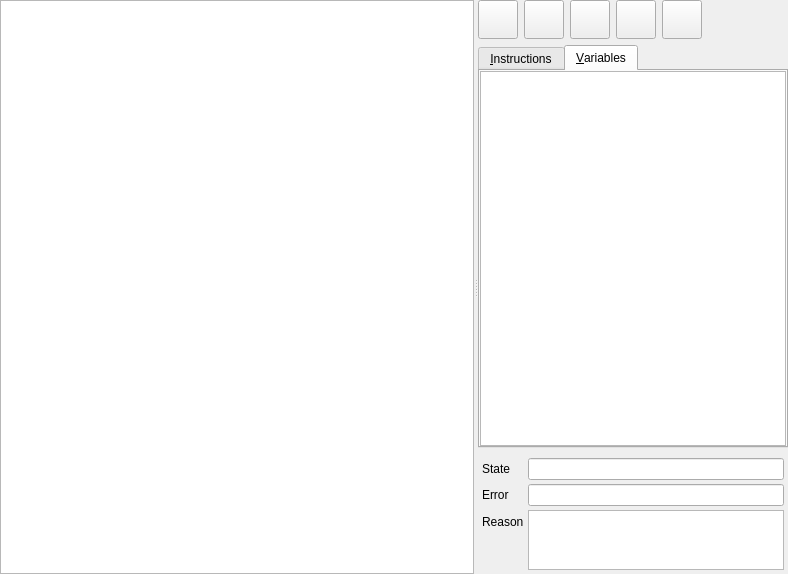
<?xml version="1.0" encoding="UTF-8"?>
<ui version="4.0">
 <class>ScriptEditor</class>
 <widget class="QWidget" name="ScriptEditor">
  <property name="geometry">
   <rect>
    <x>0</x>
    <y>0</y>
    <width>788</width>
    <height>574</height>
   </rect>
  </property>
  <property name="sizePolicy">
   <sizepolicy hsizetype="Preferred" vsizetype="Preferred">
    <horstretch>0</horstretch>
    <verstretch>0</verstretch>
   </sizepolicy>
  </property>
  <layout class="QVBoxLayout" name="verticalLayout_5">
   <property name="leftMargin">
    <number>0</number>
   </property>
   <property name="topMargin">
    <number>0</number>
   </property>
   <property name="rightMargin">
    <number>0</number>
   </property>
   <property name="bottomMargin">
    <number>0</number>
   </property>
   <item>
    <layout class="QVBoxLayout" name="verticalLayout_4">
     <item>
      <widget class="QSplitter" name="splitter">
       <property name="orientation">
        <enum>Qt::Orientation::Horizontal</enum>
       </property>
       <widget class="sf::Editor" name="pteSource">
        <property name="sizePolicy">
         <sizepolicy hsizetype="Expanding" vsizetype="Expanding">
          <horstretch>2</horstretch>
          <verstretch>0</verstretch>
         </sizepolicy>
        </property>
        <property name="minimumSize">
         <size>
          <width>350</width>
          <height>0</height>
         </size>
        </property>
       </widget>
       <widget class="QWidget" name="verticalLayoutWidget">
        <layout class="QVBoxLayout" name="verticalLayout">
         <item>
          <widget class="QWidget" name="wToolButtons" native="true">
           <property name="sizePolicy">
            <sizepolicy hsizetype="Preferred" vsizetype="Preferred">
             <horstretch>0</horstretch>
             <verstretch>0</verstretch>
            </sizepolicy>
           </property>
           <layout class="QHBoxLayout" name="horizontalLayout_2">
            <property name="leftMargin">
             <number>0</number>
            </property>
            <property name="topMargin">
             <number>0</number>
            </property>
            <property name="rightMargin">
             <number>0</number>
            </property>
            <property name="bottomMargin">
             <number>0</number>
            </property>
            <item>
             <widget class="QToolButton" name="tbCompile">
              <property name="iconSize">
               <size>
                <width>32</width>
                <height>32</height>
               </size>
              </property>
             </widget>
            </item>
            <item>
             <widget class="QToolButton" name="tbInitialize">
              <property name="iconSize">
               <size>
                <width>32</width>
                <height>32</height>
               </size>
              </property>
             </widget>
            </item>
            <item>
             <widget class="QToolButton" name="tbStep">
              <property name="iconSize">
               <size>
                <width>32</width>
                <height>32</height>
               </size>
              </property>
             </widget>
            </item>
            <item>
             <widget class="QToolButton" name="tbRun">
              <property name="iconSize">
               <size>
                <width>32</width>
                <height>32</height>
               </size>
              </property>
             </widget>
            </item>
            <item>
             <widget class="QToolButton" name="tbStop">
              <property name="iconSize">
               <size>
                <width>32</width>
                <height>32</height>
               </size>
              </property>
             </widget>
            </item>
            <item>
             <spacer name="horizontalSpacer">
              <property name="orientation">
               <enum>Qt::Orientation::Horizontal</enum>
              </property>
              <property name="sizeHint" stdset="0">
               <size>
                <width>0</width>
                <height>0</height>
               </size>
              </property>
             </spacer>
            </item>
           </layout>
          </widget>
         </item>
         <item>
          <widget class="QTabWidget" name="tabWidget">
           <property name="minimumSize">
            <size>
             <width>250</width>
             <height>0</height>
            </size>
           </property>
           <property name="currentIndex">
            <number>1</number>
           </property>
           <widget class="QWidget" name="tabInstructions">
            <attribute name="title">
             <string>&amp;Instructions</string>
            </attribute>
            <layout class="QVBoxLayout" name="verticalLayout_3">
             <property name="leftMargin">
              <number>0</number>
             </property>
             <property name="topMargin">
              <number>0</number>
             </property>
             <property name="rightMargin">
              <number>0</number>
             </property>
             <property name="bottomMargin">
              <number>0</number>
             </property>
             <item>
              <widget class="QTreeView" name="tvInstructions">
               <property name="sizePolicy">
                <sizepolicy hsizetype="Expanding" vsizetype="Expanding">
                 <horstretch>1</horstretch>
                 <verstretch>0</verstretch>
                </sizepolicy>
               </property>
               <property name="sizeAdjustPolicy">
                <enum>QAbstractScrollArea::SizeAdjustPolicy::AdjustToContentsOnFirstShow</enum>
               </property>
               <property name="editTriggers">
                <set>QAbstractItemView::EditTrigger::NoEditTriggers</set>
               </property>
               <property name="showDropIndicator" stdset="0">
                <bool>false</bool>
               </property>
               <property name="defaultDropAction">
                <enum>Qt::DropAction::IgnoreAction</enum>
               </property>
               <property name="alternatingRowColors">
                <bool>true</bool>
               </property>
               <property name="rootIsDecorated">
                <bool>false</bool>
               </property>
               <property name="itemsExpandable">
                <bool>false</bool>
               </property>
               <property name="expandsOnDoubleClick">
                <bool>false</bool>
               </property>
               <attribute name="headerMinimumSectionSize">
                <number>20</number>
               </attribute>
              </widget>
             </item>
            </layout>
           </widget>
           <widget class="QWidget" name="tabVariables">
            <attribute name="title">
             <string>&amp;Variables</string>
            </attribute>
            <layout class="QVBoxLayout" name="verticalLayout_2">
             <property name="leftMargin">
              <number>0</number>
             </property>
             <property name="topMargin">
              <number>0</number>
             </property>
             <property name="rightMargin">
              <number>0</number>
             </property>
             <property name="bottomMargin">
              <number>0</number>
             </property>
             <item>
              <widget class="QTreeView" name="tvVariables">
               <property name="alternatingRowColors">
                <bool>true</bool>
               </property>
               <property name="selectionMode">
                <enum>QAbstractItemView::SelectionMode::SingleSelection</enum>
               </property>
               <property name="selectionBehavior">
                <enum>QAbstractItemView::SelectionBehavior::SelectItems</enum>
               </property>
              </widget>
             </item>
            </layout>
           </widget>
          </widget>
         </item>
         <item>
          <layout class="QFormLayout" name="formLayout">
           <property name="horizontalSpacing">
            <number>4</number>
           </property>
           <property name="verticalSpacing">
            <number>4</number>
           </property>
           <property name="leftMargin">
            <number>4</number>
           </property>
           <property name="topMargin">
            <number>4</number>
           </property>
           <property name="rightMargin">
            <number>4</number>
           </property>
           <property name="bottomMargin">
            <number>4</number>
           </property>
           <item row="0" column="0">
            <widget class="QLabel" name="lblState">
             <property name="text">
              <string>State</string>
             </property>
             <property name="buddy">
              <cstring>leState</cstring>
             </property>
            </widget>
           </item>
           <item row="0" column="1">
            <widget class="QLineEdit" name="leState">
             <property name="statusTip">
              <string>State of the script.</string>
             </property>
             <property name="readOnly">
              <bool>true</bool>
             </property>
            </widget>
           </item>
           <item row="1" column="0">
            <widget class="QLabel" name="lblError">
             <property name="text">
              <string>Error</string>
             </property>
             <property name="buddy">
              <cstring>leError</cstring>
             </property>
            </widget>
           </item>
           <item row="1" column="1">
            <widget class="QLineEdit" name="leError">
             <property name="statusTip">
              <string>Error code and message.</string>
             </property>
             <property name="readOnly">
              <bool>true</bool>
             </property>
            </widget>
           </item>
           <item row="2" column="1">
            <widget class="QTextEdit" name="teReason">
             <property name="sizePolicy">
              <sizepolicy hsizetype="Expanding" vsizetype="Preferred">
               <horstretch>0</horstretch>
               <verstretch>0</verstretch>
              </sizepolicy>
             </property>
             <property name="maximumSize">
              <size>
               <width>16777215</width>
               <height>60</height>
              </size>
             </property>
             <property name="statusTip">
              <string>Reason or cause of the error.</string>
             </property>
             <property name="readOnly">
              <bool>true</bool>
             </property>
            </widget>
           </item>
           <item row="2" column="0">
            <widget class="QLabel" name="lblReason">
             <property name="text">
              <string>Reason</string>
             </property>
             <property name="buddy">
              <cstring>teReason</cstring>
             </property>
            </widget>
           </item>
          </layout>
         </item>
        </layout>
       </widget>
      </widget>
     </item>
    </layout>
   </item>
  </layout>
  <action name="actionCompile">
   <property name="text">
    <string>Compile</string>
   </property>
   <property name="statusTip">
    <string>Compile the script.</string>
   </property>
   <property name="shortcut">
    <string>Ctrl+F9</string>
   </property>
  </action>
  <action name="actionRun">
   <property name="text">
    <string>&amp;Run</string>
   </property>
   <property name="statusTip">
    <string>Run the full script.</string>
   </property>
   <property name="shortcut">
    <string>Shift+F10</string>
   </property>
  </action>
  <action name="actionStep">
   <property name="text">
    <string>&amp;Step</string>
   </property>
   <property name="statusTip">
    <string>Run one instruction.</string>
   </property>
   <property name="shortcut">
    <string>F8</string>
   </property>
  </action>
  <action name="actionInitialize">
   <property name="text">
    <string>Initialize</string>
   </property>
   <property name="statusTip">
    <string>Initializes the script by assigning the global variables.</string>
   </property>
   <property name="shortcut">
    <string>F9</string>
   </property>
  </action>
  <action name="actionStop">
   <property name="text">
    <string>Stop</string>
   </property>
   <property name="statusTip">
    <string>Initializes the script by assigning the global variables.</string>
   </property>
   <property name="shortcut">
    <string>Ctrl+F2</string>
   </property>
  </action>
 </widget>
 <customwidgets>
  <customwidget>
   <class>sf::Editor</class>
   <extends>QPlainTextEdit</extends>
   <header>misc/qt/Editor.h</header>
   <container>1</container>
  </customwidget>
 </customwidgets>
 <resources/>
 <connections/>
</ui>
